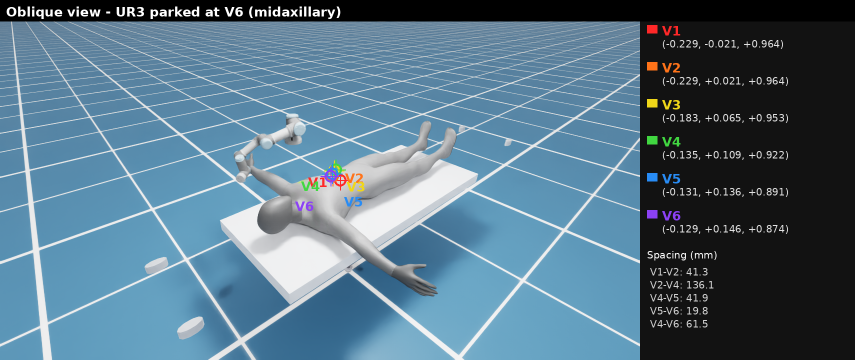
#> input picture media/oblique.png, 1710 x 720 px (shown at 1/2 size)
$ python make_media.py
#> lines starting #> are read from the running program, lines starting #| are printed output that depends on the picture
"""Compose the README teaser and copy the result figures into media/.

Run after m4_points_view.py / m4_points_map.py / m2_ecg_depth.py have produced
fresh figures:

    python scripts/make_media.py
"""
from __future__ import annotations

import shutil
from pathlib import Path

from PIL import Image, ImageDraw

PROJECT_ROOT = Path(__file__).resolve().parents[1]
MEDIA = PROJECT_ROOT / "media"
RUNS = PROJECT_ROOT / "runs"

COPIES = {
    "runs/m4/points/chest_map.png": "chest_map.png",
    "runs/m4/points/overhead.png": "overhead.png",
    "runs/m4/points/oblique.png": "oblique.png",
    "runs/m4/points/closeup.png": "closeup.png",
    "runs/m2/depth.png": "depth.png",
    "runs/m2/fusion_closeup.png": "fusion_closeup.png",
}
GAP = 16
BACKGROUND = (255, 255, 255)


def main() -> None:
    MEDIA.mkdir(exist_ok=True)
    for source, name in COPIES.items():
        path = PROJECT_ROOT / source
        if path.is_file():
            shutil.copy2(path, MEDIA / name)
            print("copied", name)

    # teaser: oblique view (left) + 2D electrode map (right), same height
    left = Image.open(MEDIA / "oblique.png")
#> left is the input picture: PIL image 1710x720 RGB; mean R, G, B 85.8, 114.6, 132.8
    right = Image.open(MEDIA / "chest_map.png")
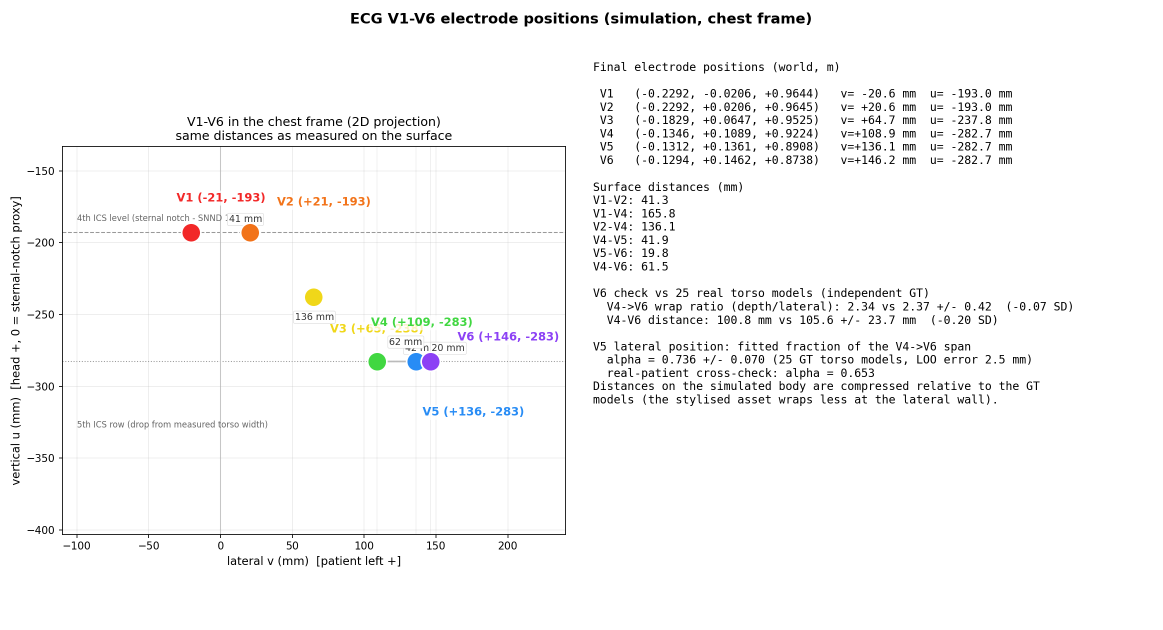
#> input picture media/chest_map.png, 2325 x 1260 px (shown at 1/2 size)
#> right is the input picture: PIL image 2325x1260 RGBA; mean R, G, B, A 248, 247.9, 247.8, 255
    height = 720
    left = left.resize((int(left.width * height / left.height), height), Image.LANCZOS)
    right = right.resize(
        (int(right.width * height / right.height), height), Image.LANCZOS
    )
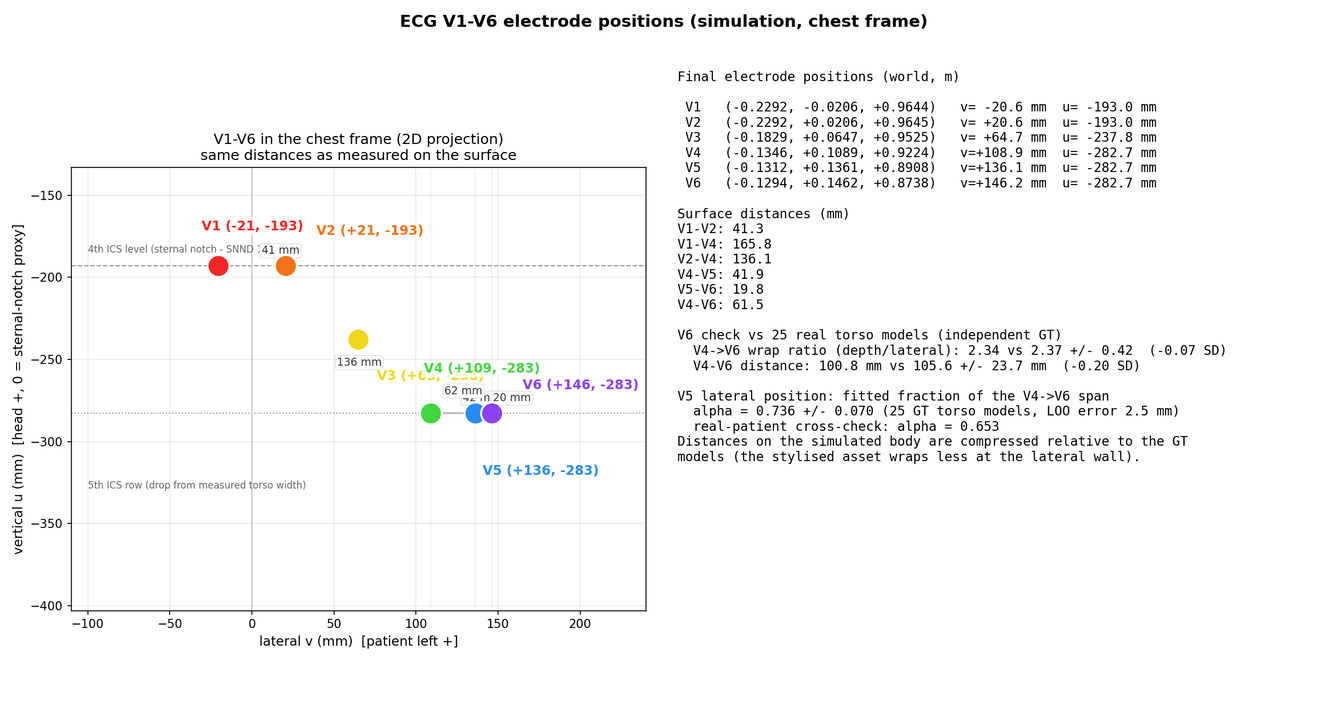
#> right: PIL image 1328x720 RGBA; mean R, G, B, A 247.6, 247.4, 247.4, 255
    width = left.width + GAP + right.width
#> width = 3054
    teaser = Image.new("RGB", (width, height), BACKGROUND)
#> teaser: PIL image 3054x720 RGB; every value is 255
    teaser.paste(left, (0, 0))
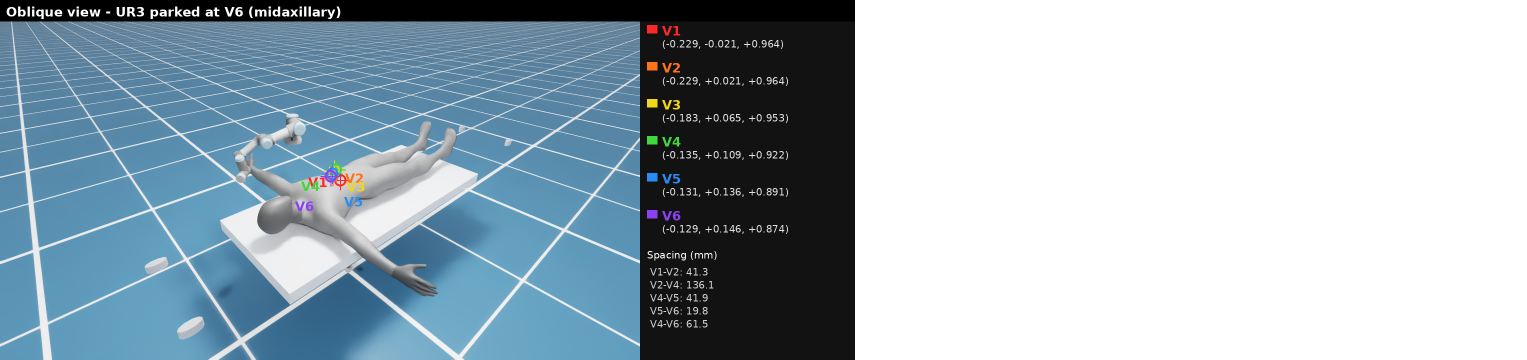
#> teaser: PIL image 3054x720 RGB (shown at 1/2 size); mean R, G, B 160.3, 176.4, 186.6
    teaser.paste(right, (left.width + GAP, 0))
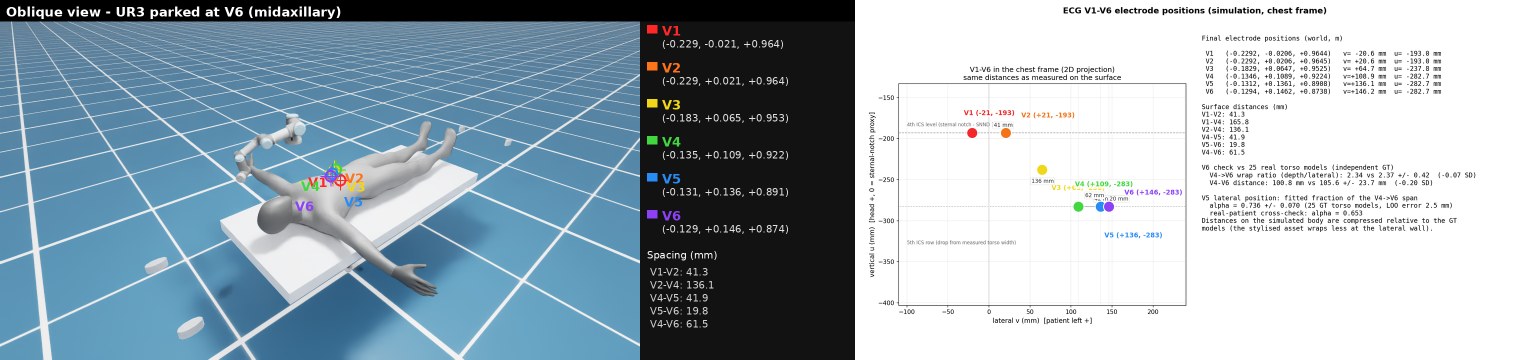
#> teaser: PIL image 3054x720 RGB (shown at 1/2 size); mean R, G, B 157, 173.1, 183.2
    teaser.save(MEDIA / "teaser.png", optimize=True)
    print("teaser:", teaser.size)
#| teaser: (3054, 720)


if __name__ == "__main__":
    main()
